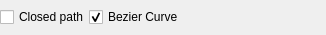
<?xml version="1.0" encoding="UTF-8"?>
<ui version="4.0">
 <class>Form</class>
 <widget class="QWidget" name="Form">
  <property name="windowModality">
   <enum>Qt::NonModal</enum>
  </property>
  <property name="geometry">
   <rect>
    <x>0</x>
    <y>0</y>
    <width>326</width>
    <height>35</height>
   </rect>
  </property>
  <property name="sizePolicy">
   <sizepolicy hsizetype="Fixed" vsizetype="Fixed">
    <horstretch>0</horstretch>
    <verstretch>0</verstretch>
   </sizepolicy>
  </property>
  <property name="minimumSize">
   <size>
    <width>0</width>
    <height>35</height>
   </size>
  </property>
  <property name="maximumSize">
   <size>
    <width>16777215</width>
    <height>35</height>
   </size>
  </property>
  <property name="windowTitle">
   <string>Form</string>
  </property>
  <layout class="QHBoxLayout" name="horizontalLayout_2">
   <property name="spacing">
    <number>0</number>
   </property>
   <property name="leftMargin">
    <number>0</number>
   </property>
   <property name="topMargin">
    <number>0</number>
   </property>
   <property name="rightMargin">
    <number>0</number>
   </property>
   <property name="bottomMargin">
    <number>0</number>
   </property>
   <item>
    <layout class="QHBoxLayout" name="horizontalLayout">
     <item>
      <widget class="QCheckBox" name="chkClosedPath">
       <property name="text">
        <string>Closed path</string>
       </property>
      </widget>
     </item>
     <item>
      <widget class="QCheckBox" name="chkBezierCurve">
       <property name="text">
        <string>Bezier Curve</string>
       </property>
       <property name="checked">
        <bool>true</bool>
       </property>
      </widget>
     </item>
     <item>
      <widget class="QPushButton" name="btnFinalize">
       <property name="sizePolicy">
        <sizepolicy hsizetype="Maximum" vsizetype="Maximum">
         <horstretch>0</horstretch>
         <verstretch>0</verstretch>
        </sizepolicy>
       </property>
       <property name="maximumSize">
        <size>
         <width>25</width>
         <height>25</height>
        </size>
       </property>
       <property name="text">
        <string/>
       </property>
       <property name="icon">
        <iconset resource="../res/icons.qrc">
         <normaloff>:/entypo/Entypo+/Entypo+/check.svg</normaloff>:/entypo/Entypo+/Entypo+/check.svg</iconset>
       </property>
       <property name="flat">
        <bool>true</bool>
       </property>
      </widget>
     </item>
     <item>
      <widget class="QPushButton" name="btnFillClose">
       <property name="sizePolicy">
        <sizepolicy hsizetype="Maximum" vsizetype="Fixed">
         <horstretch>0</horstretch>
         <verstretch>0</verstretch>
        </sizepolicy>
       </property>
       <property name="maximumSize">
        <size>
         <width>25</width>
         <height>25</height>
        </size>
       </property>
       <property name="text">
        <string/>
       </property>
       <property name="icon">
        <iconset resource="../res/icons.qrc">
         <normaloff>:/entypo/Entypo+/Entypo+/circular-graph.svg</normaloff>:/entypo/Entypo+/Entypo+/circular-graph.svg</iconset>
       </property>
       <property name="flat">
        <bool>true</bool>
       </property>
      </widget>
     </item>
     <item>
      <widget class="QPushButton" name="btnCancel">
       <property name="sizePolicy">
        <sizepolicy hsizetype="Maximum" vsizetype="Fixed">
         <horstretch>0</horstretch>
         <verstretch>0</verstretch>
        </sizepolicy>
       </property>
       <property name="maximumSize">
        <size>
         <width>25</width>
         <height>25</height>
        </size>
       </property>
       <property name="text">
        <string/>
       </property>
       <property name="icon">
        <iconset resource="../res/icons.qrc">
         <normaloff>:/entypo/Entypo+/Entypo+/trash.svg</normaloff>:/entypo/Entypo+/Entypo+/trash.svg</iconset>
       </property>
       <property name="flat">
        <bool>true</bool>
       </property>
      </widget>
     </item>
     <item>
      <spacer name="horizontalSpacer">
       <property name="orientation">
        <enum>Qt::Horizontal</enum>
       </property>
       <property name="sizeHint" stdset="0">
        <size>
         <width>40</width>
         <height>20</height>
        </size>
       </property>
      </spacer>
     </item>
    </layout>
   </item>
  </layout>
 </widget>
 <resources>
  <include location="../res/icons.qrc"/>
 </resources>
 <connections/>
</ui>
